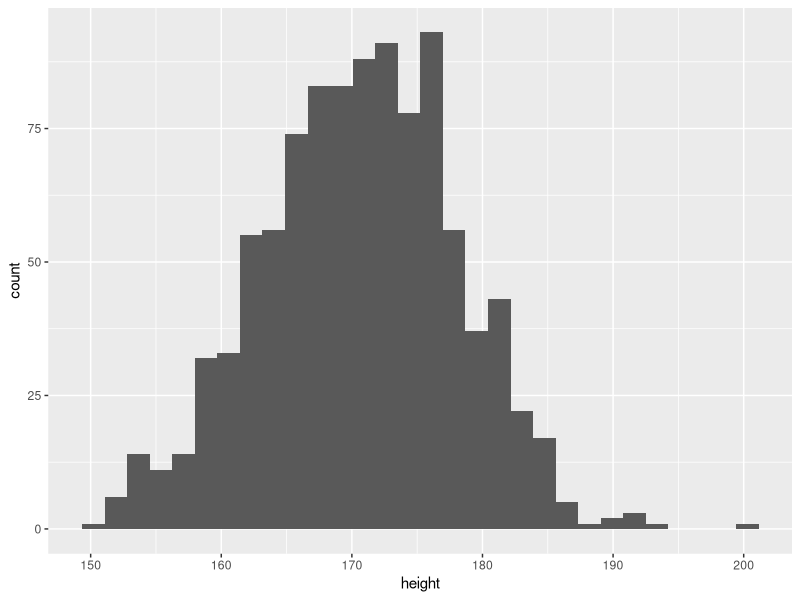
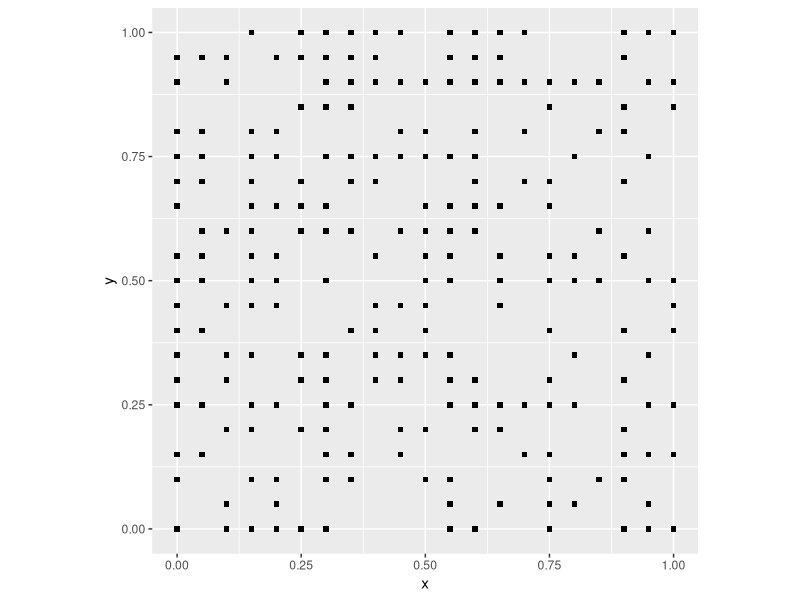
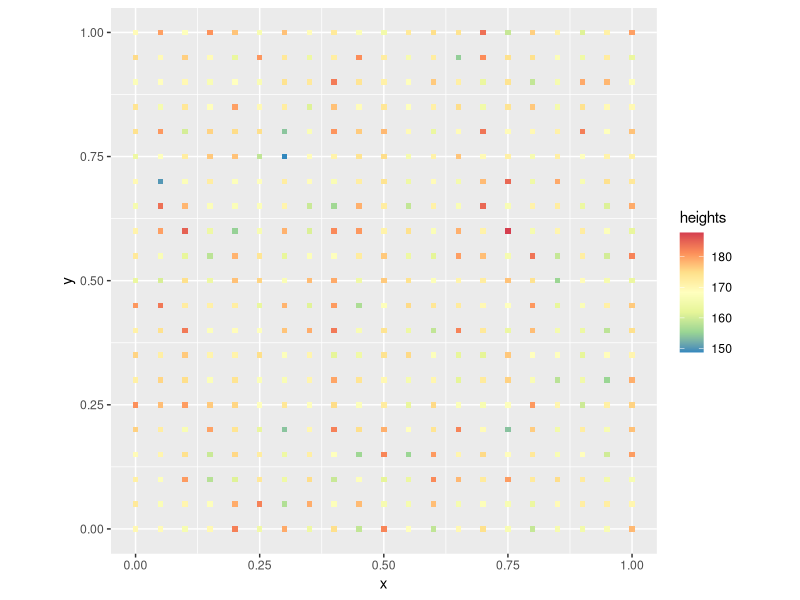
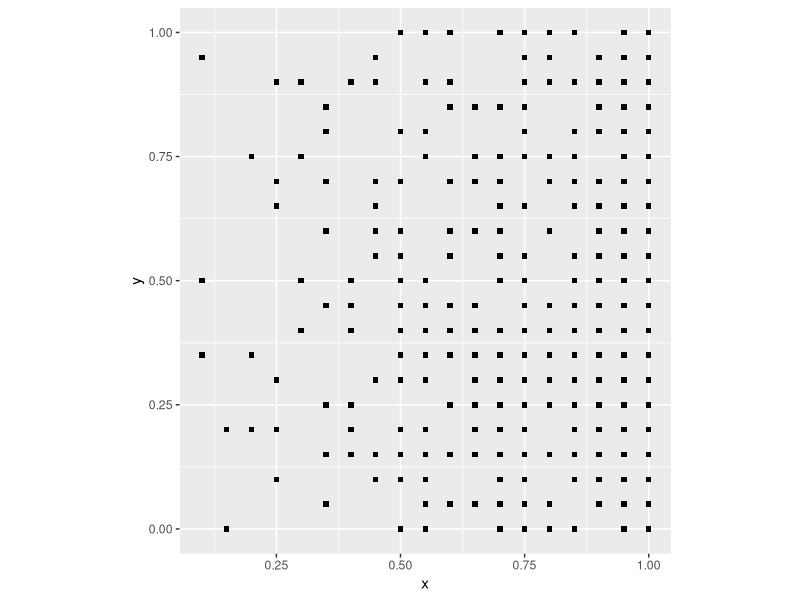
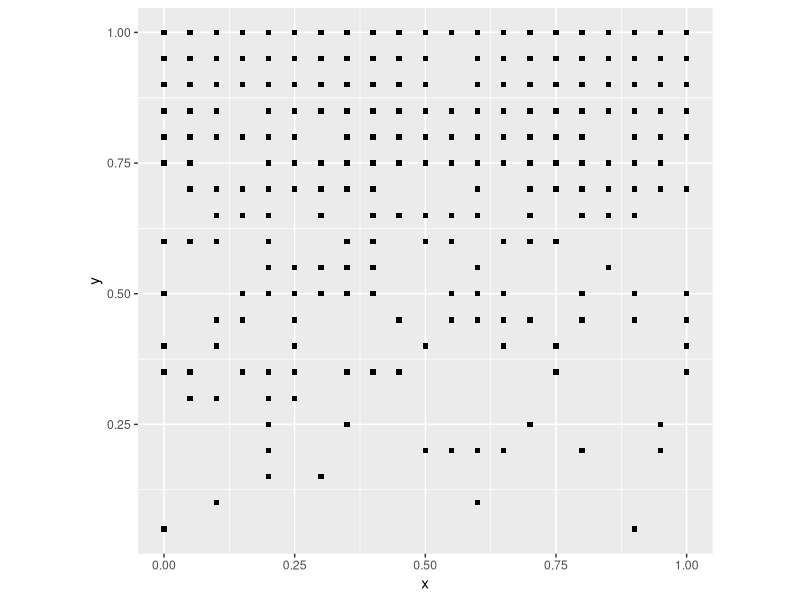
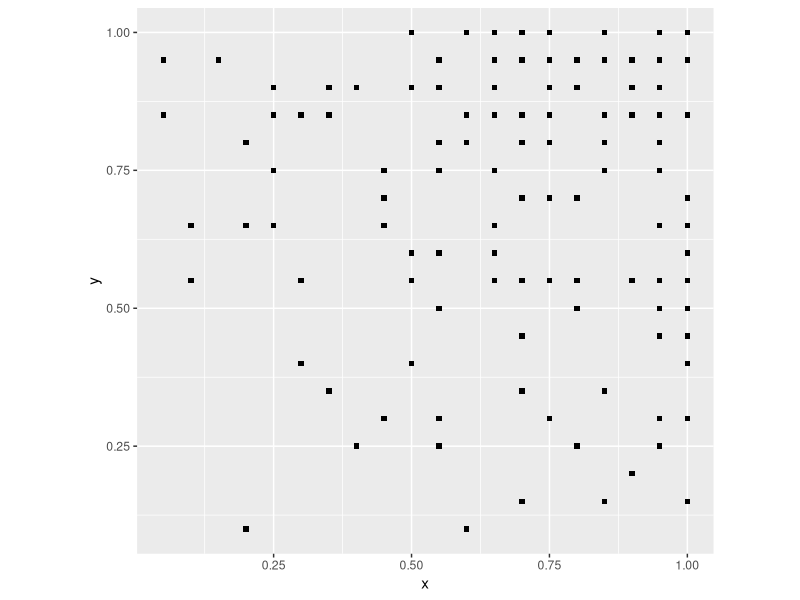
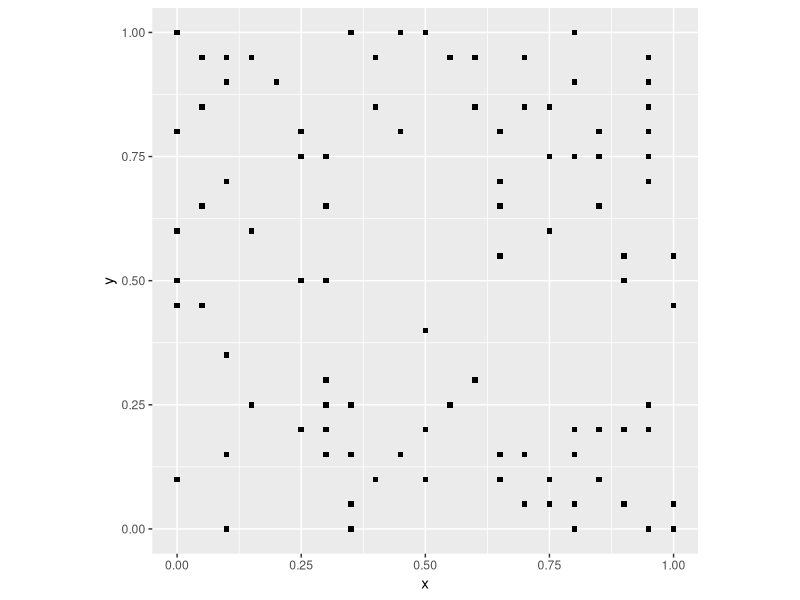
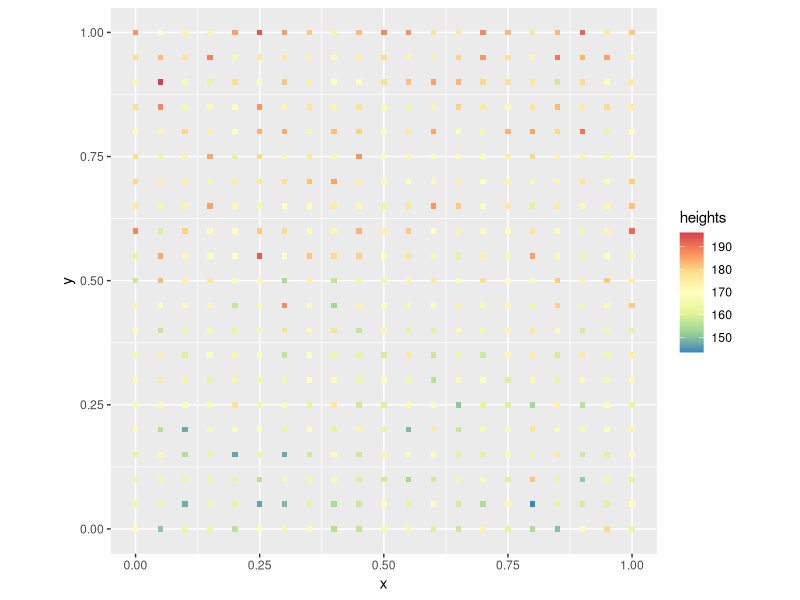

Source code (R) for these figures, in order:
## ---- chunk 1
rm(list = ls())
## ---- chunk 2
library(tidyverse)
## ---- chunk 3
rbinom(n = 1, size = 1, prob = 0.5)
## ---- chunk 4
n <- 1000 # Number of people tossing the coin one time.
coin_flips <- rbinom(n = n, size = 1, prob = 0.5)
sum(coin_flips)/n
## ---- chunk 5
rnorm(1, mean = 0, sd = 1)
## ---- chunk 6
rnorm(1, mean = 170.7, sd = 7)
## ---- chunk 7
n <- 1000
height <- rnorm(n, mean = 170.7, sd = 7)
height <- data.frame(height)
ggplot(data = height, aes(x = height)) + geom_histogram()
## ---- chunk 8
coords <- expand.grid(x = seq(from = 0, to = 1, by = 0.05), y = seq(from = 0, to = 1, by = 0.05))
## ---- chunk 9
events <- rbinom(n = nrow(coords), size = 1, prob = 0.5)
## ---- chunk 10
null_pattern <- data.frame(coords, events)
## ---- chunk 11
ggplot() + 
  geom_point(data = subset(null_pattern, events == 1), aes(x = x, y = y), shape = 15) +
  coord_fixed()
## ---- chunk 12
heights <- rnorm(n = nrow(coords), mean = 170.7, sd = 7)
## ---- chunk 13
null_trend <- data.frame(coords, heights)
## ---- chunk 14
ggplot() + 
  geom_point(data = null_trend, aes(x = x, y = y, color = heights), shape = 15) +
  scale_color_distiller(palette = "Spectral") +
  coord_fixed()
## ---- chunk 15
pattern1 <- coords
## ---- chunk 16
pattern1 <- mutate(pattern1, events = rbinom(n = nrow(pattern1), size = 1, prob = (x)))
## ---- chunk 17
ggplot() + 
  geom_point(data = subset(pattern1, events == 1), aes(x = x, y = y), shape = 15) +
  coord_fixed()
## ---- chunk 18
pattern1 <- mutate(pattern1, events = rbinom(n = nrow(pattern1), size = 1, prob = (y)))
ggplot() + 
  geom_point(data = subset(pattern1, events == 1), aes(x = x, y = y), shape = 15) +
  coord_fixed()
## ---- chunk 19
pattern1 <- mutate(pattern1, events = rbinom(n = nrow(pattern1), size = 1, prob = (x * y)))
ggplot() + 
  geom_point(data = subset(pattern1, events == 1), aes(x = x, y = y), shape = 15) +
  coord_fixed()
## ---- chunk 20
pattern1 <- coords
pattern1 <- mutate(pattern1, 
                   distance = sqrt((0.5 - x)^2 + (0.5 - y)^2), 
                   events = rbinom(n = nrow(pattern1), size = 1, prob = 1 - exp(-0.5 * distance)))
## ---- chunk 21
ggplot() + 
  geom_point(data = subset(pattern1, events == 1), aes(x = x, y = y), shape = 15) +
  coord_fixed()
## ---- chunk 22
trend1 <- coords
## ---- chunk 23
trend1 <- mutate(trend1, heights = 160 + 20 * y  + rnorm(n = nrow(pattern1), mean = 0, sd = 7))
## ---- chunk 24
ggplot() + 
  geom_point(data = trend1, aes(x = x, y = y, color = heights), shape = 15) +
  scale_color_distiller(palette = "Spectral") +
  coord_fixed()
